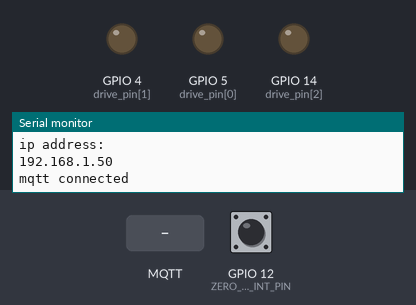
Recording of a sketch running on a simulated ESP8266 (NodeMCU). On the bench: output pins drawn as LEDs (lit = HIGH), the last lines printed to the serial monitor. The inputs (shaded band) are chosen by the test bench; at power-on: GPIO 12 (ZERO_CROSSING_INT_PIN) HIGH. WiFi joins after 1.5 s; servers stay silent unless stated; no MQTT or app messages arrive unless stated.

Above: at 2.7 s.
2.8 s: MQTT message "true" arrives on the first subscribed topic
4.3 s: MQTT message "ON" arrives on the second subscribed topic
5.8 s: GPIO 12 (ZERO_CROSSING_INT_PIN) pulled LOW for 0.15 s
At 7.1 s:
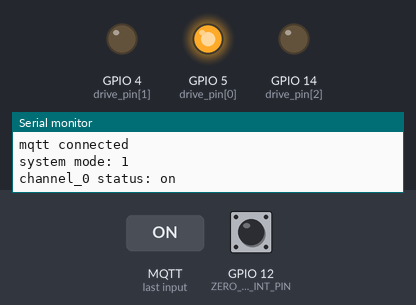
7.4 s: GPIO 12 (ZERO_CROSSING_INT_PIN) pulled LOW for 3.2 s
At 11.5 s:
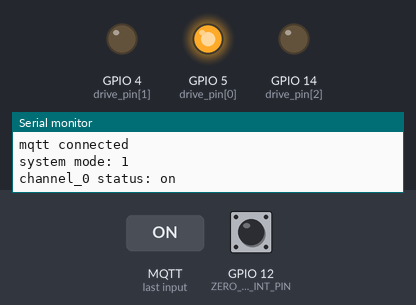
12.1 s: MQTT message "true" arrives on the second subscribed topic
At 12.4 s:
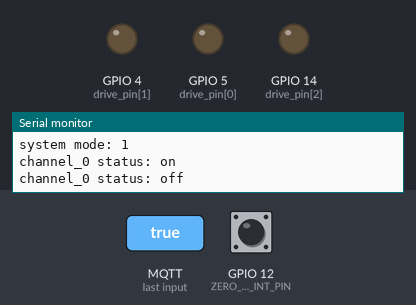
Timing chart, 0 to 14.6 s (numbered marks = the images above; inputs shaded):
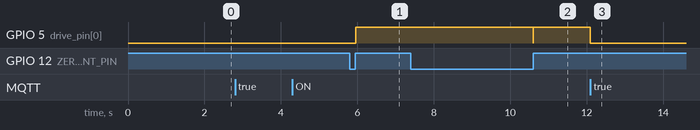

The sketch:

udimmer-firmware.ino
```cpp
#include <ESP8266WiFi.h>
#include <PubSubClient.h>

// Your WiFi credentials.
// Set password to "" for open networks.
char ssid[] = "";
char pass[] = "";

#define NUM_CHANNELS 3
#define ZERO_CROSSING_INT_PIN 12
#define DELTA 0               //(t_zero_crossing - t_interrupt) / STEP_TIME 4
// There might be some fixed mismatch between the actual zero-crossing and the interrupt,which is removed by this constant.
#define STEP_TIME 78         //for 128 lvls (in uS) (65 for 50 Hz) 78(128) 100(100)
#define MIN_LEVEL 25.0f
#define MAX_LEVEL 128.0f
// defines the interval over which the timer ISR is called repeatedly.It is calculated as follows:
// STEP_TIME: 1/(2*frequency*NumLvls)* 10^6
// Default: frequency = 50 Hz NumLvls = 128

int mode = 0;

// brightness control
float dimming_usr[NUM_CHANNELS] = {0.0f, 0.0f, 0.0f}; // user setting
float dimming_set[NUM_CHANNELS] = {0.0f, 0.0f, 0.0f}; // setting
float dimming_inc[NUM_CHANNELS] = {0.0f, 0.0f, 0.0f}; // increment
float dimming_cur[NUM_CHANNELS] = {0.0f, 0.0f, 0.0f}; // current

// D1 (GPIO5), D2 (GPIO4), D3 (GPIO0), D5 (GPIO14), D8 (GPIO15)
int drive_pin[NUM_CHANNELS] = {5,4,14};
int state[NUM_CHANNELS] = {0,0,0};

volatile boolean is_handled[NUM_CHANNELS] = {0,0,0};
volatile int lvl_counter[NUM_CHANNELS] = {0,0,0};

int on_time = 0;
int num_active_channels = 0;
volatile boolean zero_cross = 0;
volatile int num_handled = 0;
volatile int num_zero_cross = 0;

WiFiClient wifi;
PubSubClient mqtt(wifi);

float mapf(float x, float in_min, float in_max, float out_min, float out_max) {
  return (x - in_min) * (out_max - out_min) / (in_max - in_min) + out_min;
}

void update_state(int on_off, int channel_number) {
  if (state[channel_number] == 0 && on_off == 1) {
    num_active_channels++;
    dimming_cur[channel_number] = MIN_LEVEL;
    update_dimming(dimming_usr[channel_number], channel_number);

    Serial.print("channel_");
    Serial.print(channel_number);
    Serial.println(" status: on");
  } else if (state[channel_number] == 1 && on_off == 0) {
    num_active_channels--;
    digitalWrite(drive_pin[channel_number], LOW);

    update_dimming(0.0f, channel_number);

    Serial.print("channel_");
    Serial.print(channel_number);
    Serial.println(" status: off");
  }

  state[channel_number] = on_off;
}

void update_dimming(float dimming_value, int channel_number) {
  if (dimming_set[channel_number] == dimming_value) {
    return;
  }

  dimming_set[channel_number] = dimming_value;
  dimming_inc[channel_number] = abs(dimming_set[channel_number] - dimming_cur[channel_number]) / 100.0f;

  Serial.print("channel_");
  Serial.print(channel_number);

  Serial.print(" brightness: ");
  Serial.print(dimming_set[channel_number]);
  Serial.print(" (");
  Serial.print(dimming_inc[channel_number]);
  Serial.println(")");
}

ICACHE_RAM_ATTR void zero_crossing_int() {
  num_zero_cross++;

  if (num_active_channels > 0) {
    num_handled = 0;

    for (int i = 0; i < NUM_CHANNELS; i++) {
      is_handled[i] = 0;

      if (state[i] == 1) {
        digitalWrite(drive_pin[i], mode ? LOW : HIGH); // change mode
      }

      if (fabs(dimming_cur[i] - dimming_set[i]) < 0.01f) {
        // nothing
      } else if (dimming_cur[i] < dimming_set[i]) {
        dimming_cur[i] += dimming_inc[i];
      } else if (dimming_cur[i] > dimming_set[i]) {
        dimming_cur[i] -= dimming_inc[i];
      }
    }

    zero_cross = 1;
  }
}

ICACHE_RAM_ATTR void on_timer_isr() {
  if (zero_cross == 1) {
    for (int i = 0; i < NUM_CHANNELS; i++) {
      if (state[i] == 1 && is_handled[i] == 0) {
        if (lvl_counter[i] >= (int) (mode ? MAX_LEVEL - dimming_cur[i] : dimming_cur[i])) { // dimming_cur[i] + DELTA
          digitalWrite(drive_pin[i], mode ? HIGH : LOW); // change mode
          lvl_counter[i] = 0;
          is_handled[i] = 1;

          num_handled++;
          if (num_handled == num_active_channels) {
            zero_cross = 0;
          }
        } else {
          lvl_counter[i]++;
        }
      }
    }
  }
}

void callback(char* t, byte* p, unsigned int l) {
  String topic(t);
  String param;
  for (int i = 0; i < l; i++) {
    param.concat((char)p[i]);
  }

  if (topic == "udimmer/system/setmode") {
    mode = param == "true" ? 1 : 0;

    Serial.print("system mode: ");
    Serial.println(mode);
  }

  if (topic == "udimmer/channel1/setstate") {
      update_state(param == "ON" ? 1 : 0, 0);
      mqtt.publish("udimmer/channel1/getstate", state[0] ? "ON" : "OFF", true);
  } else if (topic == "udimmer/channel2/setstate") {
      update_state(param == "ON" ? 1 : 0, 1);
      mqtt.publish("udimmer/channel2/getstate", state[1] ? "ON" : "OFF", true);
  } else if (topic == "udimmer/channel3/setstate") {
      update_state(param == "ON" ? 1 : 0, 2);
      mqtt.publish("udimmer/channel3/getstate", state[2] ? "ON" : "OFF", true);
  }

  if (topic == "udimmer/channel1/setbrightness") {
    dimming_usr[0] = mapf(param.toFloat(), 0.0f, 100.0f, MIN_LEVEL, MAX_LEVEL);
    update_dimming(dimming_usr[0], 0);
    mqtt.publish("udimmer/channel1/getbrightness", String(param.toInt()).c_str());
  }

  if (topic == "udimmer/channel2/setbrightness") {
    dimming_usr[1] = mapf(param.toFloat(), 0.0f, 100.0f, MIN_LEVEL, MAX_LEVEL);
    update_dimming(dimming_usr[1], 1);
    mqtt.publish("udimmer/channel2/getbrightness", String(param.toInt()).c_str());
  }

  if (topic == "udimmer/channel3/setbrightness") {
    dimming_usr[2] = mapf(param.toFloat(), 0.0f, 100.0f, MIN_LEVEL, MAX_LEVEL);
    update_dimming(dimming_usr[1], 1);
    mqtt.publish("udimmer/channel3/getbrightness", String(param.toInt()).c_str());
  }
}

void setup() {
  Serial.begin(9600);

  pinMode(ZERO_CROSSING_INT_PIN, INPUT_PULLUP);
  for (int i = 0; i < NUM_CHANNELS; i++) {
    pinMode(drive_pin[i], OUTPUT);
    digitalWrite(drive_pin[i], LOW);
  }

  // We start by connecting to a WiFi network
  Serial.println();
  Serial.print("connecting to ");
  Serial.println(ssid);

  WiFi.mode(WIFI_STA);
  WiFi.begin(ssid, pass);
  while (WiFi.status() != WL_CONNECTED) {
    delay(500);
  }

  randomSeed(micros());

  Serial.println("");
  Serial.println("wifi connected");
  Serial.println("ip address: ");
  Serial.println(WiFi.localIP());

  mqtt.setServer("192.168.0.111", 1883);
  mqtt.setCallback(callback);

  noInterrupts();

  // Initialize Ticker
  timer1_attachInterrupt(on_timer_isr);
  timer1_enable(TIM_DIV16, TIM_EDGE, TIM_LOOP); // 5MHz (5 ticks/us - 1677721.4 us max) // TIM_SINGLE
  timer1_write(STEP_TIME * 5); // Ticks 5 = 1 us, 1ms = 1000us, 10ms = 10000us

  attachInterrupt(ZERO_CROSSING_INT_PIN, zero_crossing_int, RISING);
  interrupts();

  on_time = millis();
}

void loop() {
  if (!mqtt.connected()) {
    // Loop until we're reconnected
    while (!mqtt.connected()) {
      // Attempt to connect
      if (mqtt.connect("udimmer", "mosquitto", "password")) {
        Serial.println("mqtt connected");
        // Once connected, publish an announcement...
        mqtt.publish("udimmer/system/getmode", mode ? "true" : "false");
        mqtt.publish("udimmer/system/getonline", "online");
        mqtt.publish("udimmer/channel1/getstate", state[0] ? "ON" : "OFF");
        mqtt.publish("udimmer/channel1/getbrightness", String(dimming_cur[0]).c_str());
        mqtt.publish("udimmer/channel2/getstate", state[1] ? "ON" : "OFF");
        mqtt.publish("udimmer/channel2/getbrightness", String(dimming_cur[1]).c_str());
        mqtt.publish("udimmer/channel3/getstate", state[2] ? "ON" : "OFF");
        mqtt.publish("udimmer/channel3/getbrightness", String(dimming_cur[2]).c_str());
        // ... and resubscribe
        mqtt.subscribe("udimmer/system/setmode");
        mqtt.subscribe("udimmer/channel1/setstate");
        mqtt.subscribe("udimmer/channel1/setbrightness");
        mqtt.subscribe("udimmer/channel2/setstate");
        mqtt.subscribe("udimmer/channel2/setbrightness");
        mqtt.subscribe("udimmer/channel3/setstate");
        mqtt.subscribe("udimmer/channel3/setbrightness");
      } else {
        Serial.print("mqtt connection failed, rc=");
        Serial.print(mqtt.state());
        Serial.println(" try again in 2 seconds");
        // Wait 2 seconds before retrying
        delay(2000);
      }
    }
  }

  // Every minute
  if (millis() - on_time >= 60000) {
    mqtt.publish("udimmer/system/getfrequency", String(num_zero_cross / 2 / 60).c_str());

    on_time = millis();
    num_zero_cross = 0;
  }

  mqtt.loop();
}
```

Measured:
- after the input at 5.8 s, GPIO 5 (drive_pin[0]): LOW → HIGH after 0.16 s
- after the input at 7.4 s, GPIO 5 (drive_pin[0]): HIGH → LOW after 3.2 s, → HIGH 0.01 s later
- after the input at 12.1 s, GPIO 5 (drive_pin[0]): HIGH → LOW at once
